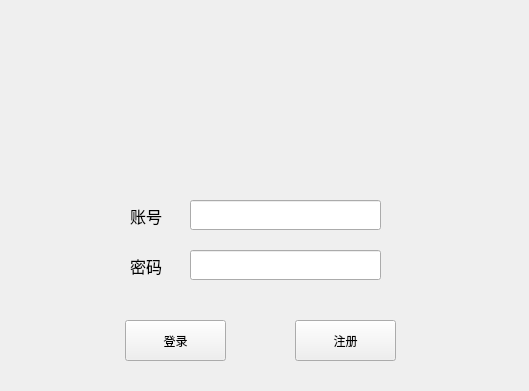
<?xml version="1.0" encoding="UTF-8"?>
<ui version="4.0">
 <class>Login</class>
 <widget class="QWidget" name="Login">
  <property name="geometry">
   <rect>
    <x>0</x>
    <y>0</y>
    <width>529</width>
    <height>391</height>
   </rect>
  </property>
  <property name="windowTitle">
   <string>Login</string>
  </property>
  <property name="windowIcon">
   <iconset>
    <normaloff>imgs/login.png</normaloff>imgs/login.png</iconset>
  </property>
  <widget class="QLabel" name="lbl_username">
   <property name="geometry">
    <rect>
     <x>130</x>
     <y>200</y>
     <width>61</width>
     <height>31</height>
    </rect>
   </property>
   <property name="font">
    <font>
     <pointsize>12</pointsize>
     <weight>50</weight>
     <bold>false</bold>
    </font>
   </property>
   <property name="text">
    <string>账号</string>
   </property>
  </widget>
  <widget class="QLabel" name="lbl_password">
   <property name="geometry">
    <rect>
     <x>130</x>
     <y>250</y>
     <width>61</width>
     <height>31</height>
    </rect>
   </property>
   <property name="font">
    <font>
     <pointsize>12</pointsize>
    </font>
   </property>
   <property name="text">
    <string>密码</string>
   </property>
  </widget>
  <widget class="QLineEdit" name="passEdit">
   <property name="geometry">
    <rect>
     <x>190</x>
     <y>250</y>
     <width>191</width>
     <height>30</height>
    </rect>
   </property>
  </widget>
  <widget class="QLabel" name="lbl_pic">
   <property name="geometry">
    <rect>
     <x>-10</x>
     <y>0</y>
     <width>551</width>
     <height>181</height>
    </rect>
   </property>
   <property name="text">
    <string/>
   </property>
   <property name="pixmap">
    <pixmap>imgs/login_pic.png</pixmap>
   </property>
   <property name="scaledContents">
    <bool>true</bool>
   </property>
  </widget>
  <widget class="QPushButton" name="btn_login">
   <property name="geometry">
    <rect>
     <x>125</x>
     <y>320</y>
     <width>101</width>
     <height>41</height>
    </rect>
   </property>
   <property name="text">
    <string>登录</string>
   </property>
  </widget>
  <widget class="QPushButton" name="btn_register">
   <property name="geometry">
    <rect>
     <x>295</x>
     <y>320</y>
     <width>101</width>
     <height>41</height>
    </rect>
   </property>
   <property name="text">
    <string>注册</string>
   </property>
  </widget>
  <widget class="QLineEdit" name="username_Edit">
   <property name="geometry">
    <rect>
     <x>190</x>
     <y>200</y>
     <width>191</width>
     <height>30</height>
    </rect>
   </property>
   <property name="text">
    <string/>
   </property>
  </widget>
  <zorder>lbl_username</zorder>
  <zorder>lbl_password</zorder>
  <zorder>passEdit</zorder>
  <zorder>btn_login</zorder>
  <zorder>btn_register</zorder>
  <zorder>username_Edit</zorder>
  <zorder>lbl_pic</zorder>
 </widget>
 <tabstops>
  <tabstop>username_Edit</tabstop>
  <tabstop>passEdit</tabstop>
  <tabstop>btn_login</tabstop>
  <tabstop>btn_register</tabstop>
 </tabstops>
 <resources/>
 <connections>
  <connection>
   <sender>btn_login</sender>
   <signal>clicked()</signal>
   <receiver>Login</receiver>
   <slot>btn_login_click()</slot>
   <hints>
    <hint type="sourcelabel">
     <x>179</x>
     <y>345</y>
    </hint>
    <hint type="destinationlabel">
     <x>86</x>
     <y>288</y>
    </hint>
   </hints>
  </connection>
  <connection>
   <sender>btn_register</sender>
   <signal>clicked()</signal>
   <receiver>Login</receiver>
   <slot>btn_register_click()</slot>
   <hints>
    <hint type="sourcelabel">
     <x>364</x>
     <y>339</y>
    </hint>
    <hint type="destinationlabel">
     <x>468</x>
     <y>301</y>
    </hint>
   </hints>
  </connection>
 </connections>
 <slots>
  <slot>btn_login_click()</slot>
  <slot>btn_register_click()</slot>
 </slots>
</ui>
